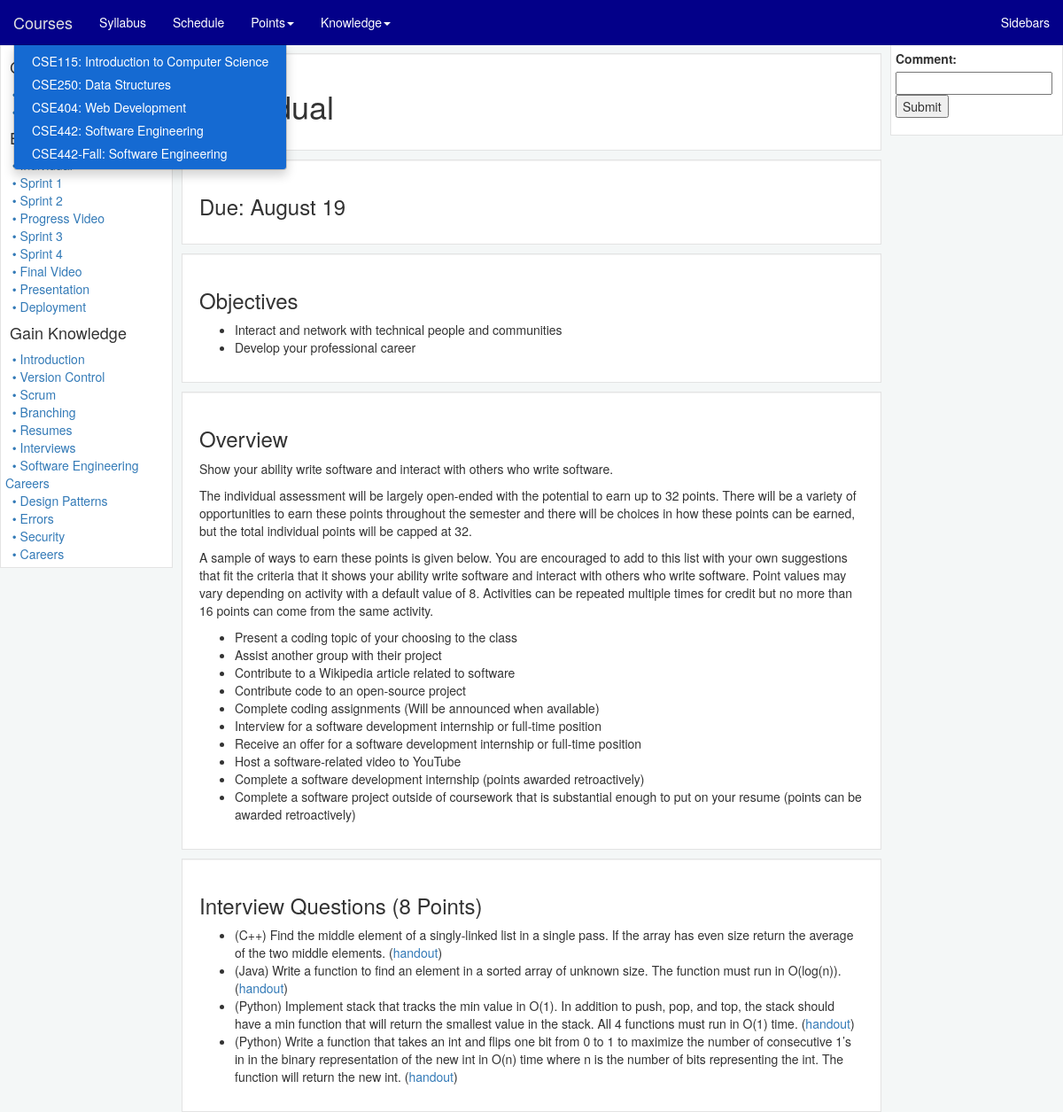
The app's page /courses/CSE442/assignments/individual/, older data.
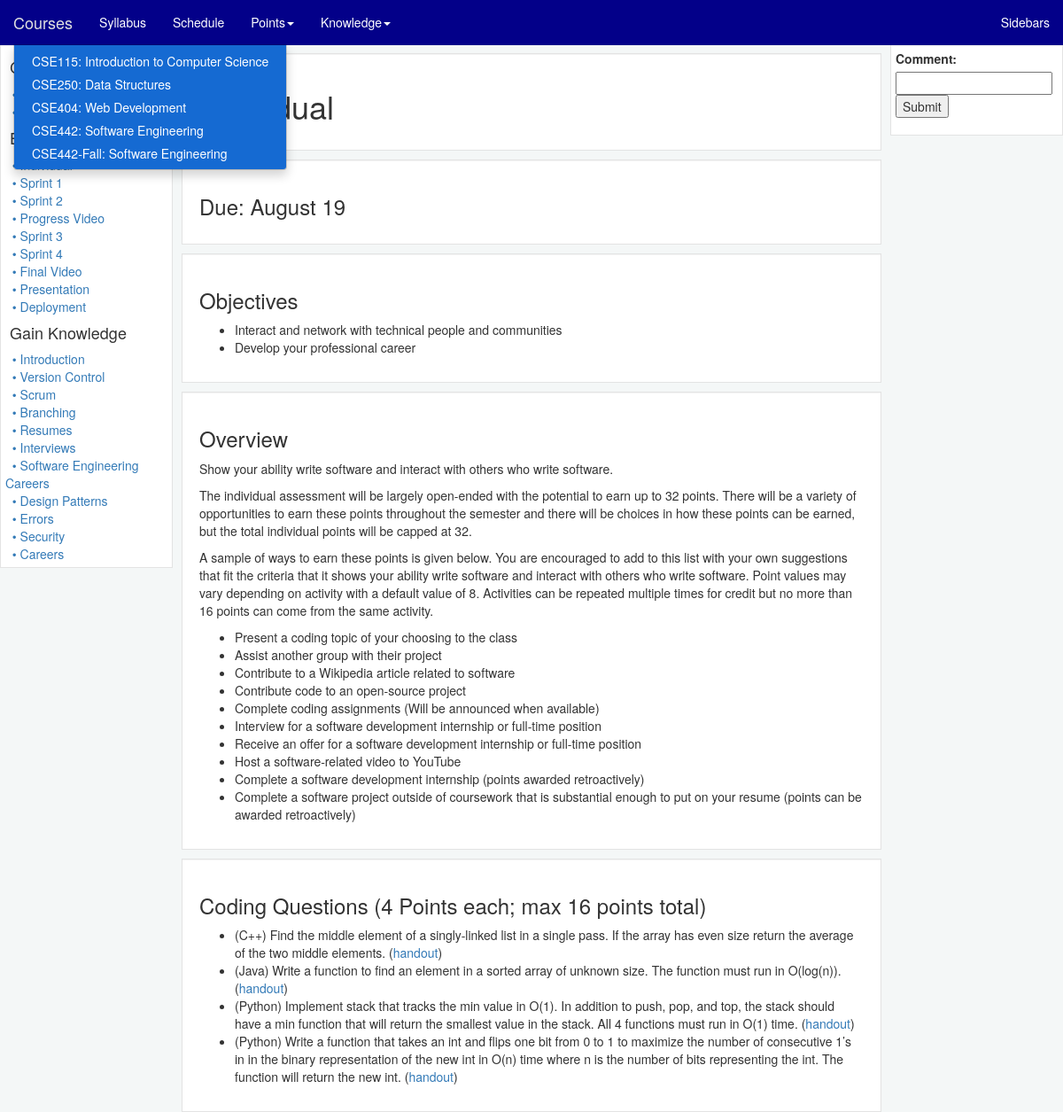
The same page, newer data.
### courses/models.py (models this page shows, shortened)
class Course(models.Model):
    course_number = models.CharField(max_length=10, blank=True, null=True)
    course_title = models.CharField(max_length=100, blank=True, null=True)

class Content(models.Model):
    course = models.ForeignKey(Course)
    title = models.CharField(max_length=100)
    short_title = models.CharField(max_length=40, blank=True, null=True)
    page_type = models.CharField(max_length=100, blank=True, null=True)
    due_date = models.CharField(max_length=200, blank=True, null=True)
    next_content_short_title = models.CharField(max_length=100, blank=True, null=True)
    previous_content_short_title = models.CharField(max_length=100, blank=True, null=True)
    index = models.IntegerField(blank=True, null=True)

class Section(models.Model):
    lesson = models.ForeignKey(Content, blank=True, null=True)
    sectionTitle = models.CharField(max_length=100)
    index = models.IntegerField()
    html_content = models.TextField()
    class Meta:
        ordering = ['index']

### courses/views.py (the view)
# urls.py: url(r'^(?P<course_number>.+)/assignments/(?P<assignment_short_title>.+)/$', views.assignment, name='assignment'),
def assignment(request, course_number, assignment_short_title):
    return render_content(request, course_number, 'assignment', 'courses/assignment.html', assignment_short_title)

### courses/forms.py
class CommentForm(forms.Form):
    comment = forms.CharField(label='Comment', max_length=140)

### courses/context_processors.py (called while the page is built)
def all_comments(request):
    return {'all_comments': Comment.objects.all()}

def all_courses(request):
    return {'all_courses': Course.objects.all().order_by('course_number')}

def all_content(request):
    return {'all_content': Content.objects.all()}

def all_lectures(request):
    return {'all_lectures': Content.objects.all().filter(page_type='lecture').order_by('index')}

def all_assignments(request):
    return {'all_assignments': Content.objects.all().filter(page_type='assignment').order_by('index')}

def syllabus(request):
    return {'syllabus': Content.objects.all().filter(page_type='syllabus')}

def schedule(request):
    return {'schedule': Content.objects.all().filter(page_type='schedule')}

### courses/templatetags/render_as_template.py (called while the page is built)
def render_as_template(parser, token):
    bits = token.split_contents()
    if len(bits) != 2:
        raise TemplateSyntaxError("'%s' takes only one argument"
                                  " (a variable representing a template to render)" % bits[0])
    return RenderAsTemplateNode(bits[1])

### courses/templates/courses/assignment.html
{% extends "courses/lecture.html" %}
{% block extra %}
    <div class="well lecture-section-well">
        <h3>Due: {{ this_lecture.due_date }}</h3>
    </div>
{% endblock %}

### courses/templates/courses/lecture.html (shortened to what this page needs)
{% extends "courses/course_base.html" %}
{% load  render_as_template %}
{% block content %}
    <div class="well lecture-section-well">
        <h1>{{ this_lecture.title }}</h1>
    </div>
    {% block extra %}{% endblock %}
    {% for section in this_lecture.section_set.all %}
        <div class="well lecture-section-well">
            <h3>{{ section.sectionTitle }}</h3>
            {% render_as_template section.html_content %}
        </div>
    {% endfor %}
{% endblock %}

### courses/templates/courses/course_base.html (shortened to what this page needs)
{% extends "base.html" %}
{% load  render_as_template %}
{% block corner_title %}Courses{% endblock %}
{% block navbar %}
    <ul class="nav navbar-nav">
        <li><a href="{% url 'courses:syllabus' course.course_number %}">Syllabus</a></li>
        <li><a href="{% url 'courses:schedule' course.course_number %}">Schedule</a></li>
        <li class="dropdown">
            <a class="dropdown-toggle" data-toggle="dropdown"
               href="{% url 'courses:course_home' course.course_number %}">Points<span
                    class="caret"></span></a>
        </li>
        <li class="dropdown">
            <a class="dropdown-toggle" data-toggle="dropdown"
               href="{% url 'courses:course_home' course.course_number %}">Knowledge<span
                    class="caret"></span></a>
        </li>
    </ul>
{% endblock %}
{% block left_sidebar %}
    <div class="left-side-bar">
        <div class="well sidebar-well">
            <h4>&nbsp;{{ course.course_number }}</h4>
            &nbsp; <a href="{% url 'courses:syllabus' course.course_number %}">&#x2022; Syllabus</a><br/>
            &nbsp; <a href="{% url 'courses:schedule' course.course_number %}">&#x2022; Schedule</a>
            <br/>
            <h4>&nbsp;Earn Points</h4>
            {% for assignment in assignments %}
                &nbsp;<a class="menu_link"
                         href="{% url 'courses:assignment' course.course_number assignment.short_title %}">
                &#x2022; {{ assignment.title }}</a>
                <br/>
            {% endfor %}
            <h4>&nbsp;Gain Knowledge</h4>
            {% for lecture in lectures %}
                &nbsp;<a class="menu_link"
                         href="{% url 'courses:lecture' course.course_number lecture.short_title %}">
                &#x2022; {{ lecture.title }}</a><br/>
            {% endfor %}
        </div>
    </div>
{% endblock %}
{% block right_sidebar %}
    <div class="right-side-bar">
        <div class="well sidebar-well">
            <form action="{% url 'courses:comment_form' course.course_number %}" method="post">
                {{ form}}
                <input type="submit" value="Submit"/>
            </form>
        </div>
    </div></div>
{% endblock %}

### templates/base.html (shortened to what this page needs)
{% load staticfiles %}
<html>
<head>
    <link rel="stylesheet" href="http://maxcdn.bootstrapcdn.com/bootstrap/3.3.5/css/bootstrap.min.css">
    <link rel="stylesheet" type="text/css" href="{% static 'courses/UBStylin.css' %}"/>
</head>
<body class="outer">
<nav class="navbar navbar-default navbar-fixed-top">
    <div class="container-fluid">
        <div class="navbar-header">
            <ul class="nav navbar-nav">
                <li class="dropdown">
                    <a class="navbar-brand dropdown-toggle" data-toggle="dropdown" href="{% url 'courses:index' %}">
                        {% block corner_title %}Courses{% endblock %}</a>
                    <ul class="dropdown-menu">
                        {% for course in all_courses %}
                            <li>
                                <a href="{% url 'courses:syllabus' course.course_number %}">{{ course.course_number }}: {{ course.course_title }}</a>
                            </li>
                        {% endfor %}
                    </ul>
                </li>
            </ul>
        </div>
        <div class="collapse navbar-collapse" id="theNavbar">
            {% block navbar %}{% endblock %}
            <ul class="nav navbar-nav navbar-right">
                <li><a href="#" onclick="toggle_bars(); return false;">Sidebars</a></li>
            </ul>
        </div>
    </div>
</nav>
<div class="container-fluid">
    {% block body %}
        <div class="row">
            <div id="left_sidebar" class="col-xs-2 less-padding">
                {% block left_sidebar %}{% endblock %}
            </div>
            <div id="center_content" class="col-xs-8 less-padding">
                <div class="content-area">
                    {% block content %}{% endblock %}
                </div>
            </div>
            <div id="right_sidebar" class="col-xs-2 less-padding">
                {% block right_sidebar %}{% endblock %}
        </div>
    {% endblock %}
</div>
</body>
</html>

Row changes from the older to the newer data that the page shows:
removed Section: sectionTitle "Interview Questions (8 Points)", html_content "(C++) Find the middle element of a singly-linked list in a single pass. If the array has even size return the average of the two middle elements. ( handout ) (Java) Write a function to find an element in a sorted array of unknown size. The function must run in O(log(n)). ( handout ) (Python) Implement stack that tracks the min value in O(1). In addition to push, pop, and top, the stack should have a min function that will return the smallest value in the stack. All 4 functions must run in O(1) time. ( handout ) (Python) Write a function that takes an int and flips one bit from 0 to 1 to maximize the number of consecutive 1’s in in the binary representation of the new int in O(n) time where…"
added Section: sectionTitle "Coding Questions (4 Points each; max 16 points total)", html_content "(C++) Find the middle element of a singly-linked list in a single pass. If the array has even size return the average of the two middle elements. ( handout ) (Java) Write a function to find an element in a sorted array of unknown size. The function must run in O(log(n)). ( handout ) (Python) Implement stack that tracks the min value in O(1). In addition to push, pop, and top, the stack should have a min function that will return the smallest value in the stack. All 4 functions must run in O(1) time. ( handout ) (Python) Write a function that takes an int and flips one bit from 0 to 1 to maximize the number of consecutive 1’s in in the binary representation of the new int in O(n) time where…"
